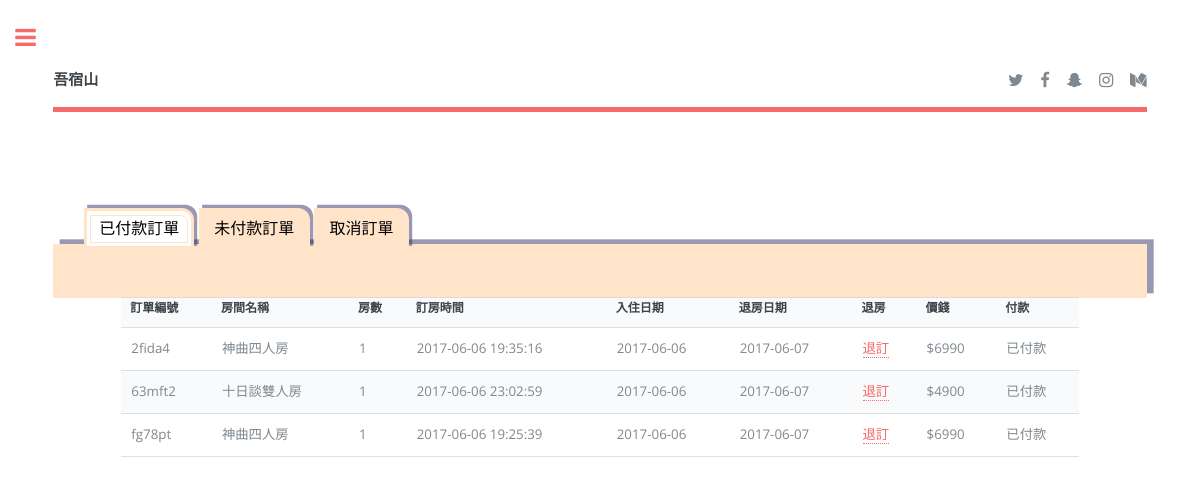
/index.php/reservation/show_record (signed in), run on the app's committed database.
### tables this page shows
CREATE TABLE IF NOT EXISTS `room_record` (
  `rr_ID` int(11) NOT NULL AUTO_INCREMENT,
  `room_ID` int(11) NOT NULL,
  `rr_OrderNumber` varchar(10) NOT NULL,
  `rr_RoomNumber` varchar(10) NOT NULL,
  `inv_Num` int(11) DEFAULT NULL,
  `rr_DATE` datetime NOT NULL,
  `rr_Member` varchar(20) NOT NULL,
  `rr_RoomCount` varchar(10) NOT NULL,
  `rr_Checkin` date NOT NULL,
  `rr_Checkout` date NOT NULL,
  `rr_People` varchar(2) DEFAULT NULL,
  `rr_State` varchar(2) NOT NULL,
  `rr_VisaCheck` varchar(2) NOT NULL,
  `rr_finish` int(2) NOT NULL,
  PRIMARY KEY (`rr_ID`)
);

CREATE TABLE IF NOT EXISTS `room` (
  `room_ID` int(11) NOT NULL AUTO_INCREMENT,
  `room_Name` varchar(20) NOT NULL,
  `room_Level` varchar(5) NOT NULL,
  `room_Price` varchar(5) NOT NULL,
  `room_Size` varchar(3) NOT NULL,
  `room_Intro` text NOT NULL,
  `room_Quantity` varchar(3) NOT NULL,
  `room_Img1` varchar(15) NOT NULL,
  `room_Img2` varchar(15) NOT NULL,
  `room_Img3` varchar(15) NOT NULL,
  `room_Img4` varchar(15) NOT NULL,
  `room_Img5` varchar(15) NOT NULL,
  `room_Remarks` text NOT NULL,
  PRIMARY KEY (`room_ID`)
);

### application/controllers/Reservation.php (called while the page is built, shortened)
<?php
class Reservation extends CI_Controller {
        public function show_record()
        {
                $data['title'] = '-訂房系統';
                $this->load->helper('url');
                $this->load->view('templates/header_2', $data);
                $this->load->view('reservation/showRecord/showBookingRecord');
                $this->load->view('templates/manu');
                $this->load->view('templates/footer');
        }
}

### index.php (called while the page is built, shortened)
<?php
require_once BASEPATH.'core/CodeIgniter.php';

### application/views/reservation/showRecord/showBookingRecord.php (the view, shortened to what this page needs)
<div class="abgne_tab">
	<ul class="tabs">
		<li><a href="#tab1">已付款訂單</a></li>
		<li><a href="#tab2">未付款訂單</a></li>
		<li><a href="#tab3">取消訂單</a></li>
	</ul>
	<div class="tab_container">
		<div id="tab1" class="tab_content">
			<p>
				<?php
				if(isset($_SESSION["identity"]))
				{
					$id = $_SESSION["identity"];
					$sql = "select *,sum(rr_RoomCount) as count from room_record where rr_Member = '$id' and  rr_State = 1 and rr_VisaCheck = '1' group by rr_OrderNumber";
					$result = mysql_query($sql);
					echo "<table border = '1'>";
					echo "<tr>";
					echo "<th>訂單編號</th>";
					echo "<th>房間名稱</th>";
					echo "<th>房數</th>";
					echo "<th>訂房時間</th>";
					echo "<th>入住日期</th>";
					echo "<th>退房日期</th>";
					echo "<th>退房</th>";
					echo "<th>價錢</th>";
					echo "<th>付款</th>";
					while($row = mysql_fetch_assoc($result))
					{
						if($row["rr_VisaCheck"] == 1){
							$paid = $row["rr_VisaCheck"];
							$paid = "已付款";
						}
						else
						{
							$paid = $row["rr_VisaCheck"];
							$paid = "未付款";
						}
						$id = $row["rr_ID"];
						$sql_room = "select room_Price from room where room_ID = '{$row['room_ID']}'";
						$result_room = mysql_query($sql_room);
						$row_room = mysql_fetch_assoc($result_room);
						$totalPrice = $row["count"] * $row_room['room_Price'];
						$sql2 = "select * from room where room_ID = '{$row["room_ID"]}'";
						$result2 = mysql_query($sql2);
						$row2 = mysql_fetch_assoc($result2);
						echo "</tr>";
						echo "<td>";
						echo $row["rr_OrderNumber"];
						echo "</td>";
						echo "<td>";
						echo $row2["room_Name"];
						echo "</td>";
						echo "<td>";
						echo $row["count"];
						echo "</td>";
						echo "<td>";
						echo $row["rr_DATE"];
						echo "</td>";
						echo "<td>";
						echo $row["rr_Checkin"];
						echo "</td>";
						echo "<td>";
						echo $row["rr_Checkout"];
						echo "</td>";
						echo "<td>";
						echo "<a href='del_record?id=$id'>退訂</a>";
						echo "</td>";
						echo "<td>";
						echo "$".$totalPrice;
						echo "</td>";
						echo "<td>";
						echo $paid;
						echo "</td>";
					}
					echo "</table>";
				}
				else
				{
					echo "請先登入";
				}
				?>
			</p>
		</div>
	</div>
</div>

### assets/css/main.css (style rules this page uses)
html, body, div, span, applet, object, iframe, h1, h2, h3, h4, h5, h6, p, blockquote, pre, a, abbr, acronym, address, big, cite, code, del, dfn, em, img, ins, kbd, q, s, samp, small, strike, strong, sub, sup, tt, var, b, u, i, center, dl, dt, dd, ol, ul, li, fieldset, form, label, legend, table, caption, tbody, tfoot, thead, tr, th, td, article, aside, canvas, details, embed, figure, figcaption, footer, header, hgroup, menu, nav, output, ruby, section, summary, time, mark, audio, video { margin: 0; padding: 0; border: 0; font-size: 100%; font: inherit; vertical-align: baseline; }
body { line-height: 1; }
ol, ul { list-style: none; }
table { border-collapse: collapse; border-spacing: 0; }
body { -webkit-text-size-adjust: none; }
*, *:before, *:after { -moz-box-sizing: border-box; -webkit-box-sizing: border-box; box-sizing: border-box; }
body { -ms-overflow-style: scrollbar; }
body { background: #ffffff; }
body, input, select, textarea { color: #7f888f; font-family: "Open Sans", sans-serif; font-size: 13pt; font-weight: 400; line-height: 1.65; }
@media screen and (max-width: 1680px) { body, input, select, textarea { font-size: 11pt; } }
@media screen and (max-width: 1280px) { body, input, select, textarea { font-size: 10pt; } }
a { -moz-transition: color 0.2s ease-in-out, border-bottom-color 0.2s ease-in-out; -webkit-transition: color 0.2s ease-in-out, border-bottom-color 0.2s ease-in-out; -ms-transition: color 0.2s ease-in-out, border-bottom-color 0.2s ease-in-out; transition: color 0.2s ease-in-out, border-bottom-color 0.2s ease-in-out; border-bottom: dotted 1px; color: #f56a6a; text-decoration: none; }
p { margin: 0 0 2em 0; }
ul { list-style: disc; margin: 0 0 2em 0; padding-left: 1em; }
ul li { padding-left: 0.5em; }
table { margin: 0 0 2em 0; width: 100%; }
table tbody tr { border: solid 1px rgba(210, 215, 217, 0.75); border-left: 0; border-right: 0; }
table tbody tr:nth-child(2n + 1) { background-color: rgba(230, 235, 237, 0.25); }
table td { padding: 0.75em 0.75em; }
table th { color: #3d4449; font-size: 0.9em; font-weight: 600; padding: 0 0.75em 0.75em 0.75em; text-align: left; }
input[type="date"], input[type="number"], { height: 2.75em; }
.abgne_tab ul, li { margin: 0; padding: 0; list-style: none; }
.abgne_tab { clear: left; height: 3em; margin-top: 12%; padding: 0 5% 5% 5%; background-color: #FFE4CA; box-shadow:0.5em -0.35em rgba(20%,20%,40%,0.5); }
ul.tabs { height: 2em; margin-left: -1.8em; }
ul.tabs li { float: left; padding: 0.2em 0.2em; border: 0.2em solid #FFE4CA; border-radius: 0 0.75em 0 0; border-style: ridge 0.3em; box-shadow:0.2em -0.2em rgba(20%,20%,40%,0.5); font-size: 1.2em; font-family: 微軟正黑體; background-color: #FFE4CA; margin-top: -2.2em; margin-right:0.3em; }
ul.tabs li a { display: block; padding: 0 0.5em; color: #000; border: 0.1em solid #FFE4CA; border-radius: 0 0.5em 0 0; text-decoration: none; }
ul.tabs li.active { background: #fff; }
.tab_container { width: 100%; padding: 0; margin-top: 1em; }
.tab_container .tab_content { padding: 1em; }

### data on the page
room_record: rr_OrderNumber "2fida4", room_ID.room_Name "神曲四人房", count "1", rr_DATE "2017-06-06 19:35:16", rr_Checkin "2017-06-06", rr_Checkout "2017-06-07", totalPrice "6990", rr_VisaCheck "已付款"
room_record: rr_OrderNumber "63mft2", room_ID.room_Name "十日談雙人房", count "1", rr_DATE "2017-06-06 23:02:59", rr_Checkin "2017-06-06", rr_Checkout "2017-06-07", totalPrice "4900", rr_VisaCheck "已付款"
room_record: rr_OrderNumber "fg78pt", room_ID.room_Name "神曲四人房", count "1", rr_DATE "2017-06-06 19:25:39", rr_Checkin "2017-06-06", rr_Checkout "2017-06-07", totalPrice "6990", rr_VisaCheck "已付款"
